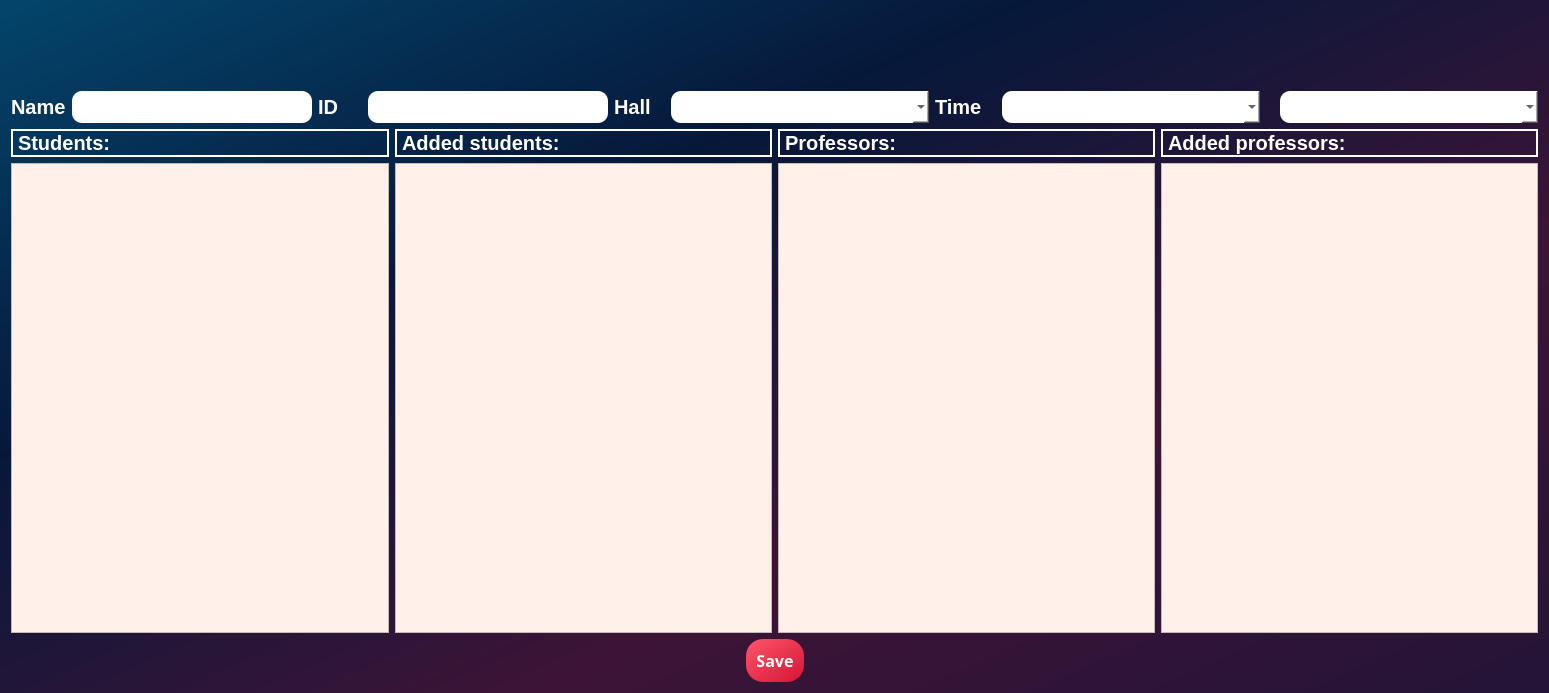
<?xml version="1.0" encoding="UTF-8"?>
<ui version="4.0">
 <class>CourseEditPage</class>
 <widget class="QDialog" name="CourseEditPage">
  <property name="geometry">
   <rect>
    <x>0</x>
    <y>0</y>
    <width>1543</width>
    <height>693</height>
   </rect>
  </property>
  <property name="windowTitle">
   <string>Course Edit Page</string>
  </property>
  <property name="styleSheet">
   <string notr="true">/*Copyright (c) DevSec Studio. All rights reserved.

MIT License

Permission is hereby granted, free of charge, to any person obtaining a copy
of this software and associated documentation files (the &quot;Software&quot;), to deal
in the Software without restriction, including without limitation the rights
to use, copy, modify, merge, publish, distribute, sublicense, and/or sell
copies of the Software, and to permit persons to whom the Software is
furnished to do so, subject to the following conditions:

The above copyright notice and this permission notice shall be included in all
copies or substantial portions of the Software.

THE SOFTWARE IS PROVIDED *AS IS*, WITHOUT WARRANTY OF ANY KIND, EXPRESS OR
IMPLIED, INCLUDING BUT NOT LIMITED TO THE WARRANTIES OF MERCHANTABILITY,
FITNESS FOR A PARTICULAR PURPOSE AND NONINFRINGEMENT. IN NO EVENT SHALL THE
AUTHORS OR COPYRIGHT HOLDERS BE LIABLE FOR ANY CLAIM, DAMAGES OR OTHER
LIABILITY, WHETHER IN AN ACTION OF CONTRACT, TORT OR OTHERWISE, ARISING FROM,
OUT OF OR IN CONNECTION WITH THE SOFTWARE OR THE USE OR OTHER DEALINGS IN THE SOFTWARE.
*/

/*-----QWidget-----*/
QWidget
{
	background: qlineargradient(x1:0, y1:0, x2:1, y2:1, stop:0 #04456c, stop:0.33 #06183a, stop:0.67 #3d1437, stop:1 #231437);

	color: #ffffff;
	border-color: #000000;

}


/*-----QLabel-----*/
QLabel
{
	background-color: #292f45;
	color: #b9b9bb;
	border-color: #000000;

}


/*-----QPushButton-----*/
QPushButton
{
	background-color: #f0742f;
	color: #fff;
	font-weight: bold;
	border-style: solid;
	border-width: 1px;
	border-radius: 17px;
	border-color: #f0742f;
	padding: 10px;

}


QPushButton::hover
{
	background-color: #fc7c11;
	color: #ffff;

}


QPushButton::pressed
{
	background-color: #ff6b35;
	color: #fff;

}


/*-----QToolButton-----*/
QToolButton
{
	background-color: #292f45;
	color: #ffffff;
	border-style: solid;
	border-color: #000000;

}


QToolButton::hover
{
	background-color: #fc7c11;
	color: #000000;
	padding: 2px;
	border-radius: 15px;
	border-color: #fc7c11;

}


QToolButton::pressed
{
	background-color: #fc7c11;
	color: #000000;
	border-style: solid;
	border-width: 2px;

}


/*-----QLineEdit-----*/
QLineEdit{
	background-color: rgb(255, 255, 255);
	color: rgb(35, 35, 35);
	font-weight: bold;
	border-style: solid;
	border-width: 2px;
	border-top: 0px;
	border-left: 0px;
	border-right: 0px;
	border-color: #b9b9bb;
	padding: 10px;

}


/*-----QCheckBox-----*/
QCheckBox
{
	background-color: transparent;
	color: #b9b9bb;
	font-weight: bold;

}


QCheckBox::indicator
{
    color: #b1b1b1;
    background-color: #00111d;
    border: 1px solid #f0742f;
    width: 12px;
    height: 12px;

}


QCheckBox::indicator:checked
{
    image:url(&quot;./ressources/check.png&quot;); /*To replace*/
	background-color: #1f2b2b;
    border: 1px solid #f0742f;

}


QCheckBox::indicator:unchecked:hover
{
    border: 1px solid #f0742f;

}


QCheckBox::disabled
{
	color: #656565;

}


QCheckBox::indicator:disabled
{
	background-color: #656565;
	color: #656565;
    border: 1px solid #656565;

}
</string>
  </property>
  <layout class="QVBoxLayout" name="verticalLayout_5">
   <item>
    <layout class="QHBoxLayout" name="horizontalLayout_8">
     <item>
      <spacer name="horizontalSpacer">
       <property name="orientation">
        <enum>Qt::Horizontal</enum>
       </property>
       <property name="sizeHint" stdset="0">
        <size>
         <width>40</width>
         <height>20</height>
        </size>
       </property>
      </spacer>
     </item>
     <item>
      <spacer name="horizontalSpacer_2">
       <property name="orientation">
        <enum>Qt::Horizontal</enum>
       </property>
       <property name="sizeHint" stdset="0">
        <size>
         <width>40</width>
         <height>20</height>
        </size>
       </property>
      </spacer>
     </item>
    </layout>
   </item>
   <item>
    <spacer name="horizontalSpacer_5">
     <property name="orientation">
      <enum>Qt::Horizontal</enum>
     </property>
     <property name="sizeHint" stdset="0">
      <size>
       <width>40</width>
       <height>20</height>
      </size>
     </property>
    </spacer>
   </item>
   <item>
    <spacer name="horizontalSpacer_6">
     <property name="orientation">
      <enum>Qt::Horizontal</enum>
     </property>
     <property name="sizeHint" stdset="0">
      <size>
       <width>40</width>
       <height>20</height>
      </size>
     </property>
    </spacer>
   </item>
   <item>
    <spacer name="horizontalSpacer_7">
     <property name="orientation">
      <enum>Qt::Horizontal</enum>
     </property>
     <property name="sizeHint" stdset="0">
      <size>
       <width>40</width>
       <height>20</height>
      </size>
     </property>
    </spacer>
   </item>
   <item>
    <layout class="QHBoxLayout" name="horizontalLayout_5">
     <item>
      <layout class="QHBoxLayout" name="horizontalLayout_9" stretch="0,0">
       <item>
        <widget class="QLabel" name="label_4">
         <property name="font">
          <font>
           <pointsize>-1</pointsize>
           <bold>true</bold>
          </font>
         </property>
         <property name="styleSheet">
          <string notr="true">color:#ffffff;
 font-weight: bold;
background: None;
font-size: 20px;</string>
         </property>
         <property name="frameShape">
          <enum>QFrame::NoFrame</enum>
         </property>
         <property name="text">
          <string>Name</string>
         </property>
        </widget>
       </item>
       <item>
        <widget class="QLineEdit" name="name_LineEdit">
         <property name="styleSheet">
          <string notr="true">  position: relative;
  display: inline-block;
  height: 32px;
  width: 240px;
  margin: 0;
  padding: 0;
  background-color: #fff;
  border: none;
  border-radius: 10px;</string>
         </property>
        </widget>
       </item>
      </layout>
     </item>
     <item>
      <layout class="QHBoxLayout" name="horizontalLayout">
       <property name="spacing">
        <number>30</number>
       </property>
       <item>
        <widget class="QLabel" name="label_19">
         <property name="font">
          <font>
           <pointsize>-1</pointsize>
           <bold>true</bold>
          </font>
         </property>
         <property name="styleSheet">
          <string notr="true">color:#ffffff;
 font-weight: bold;
background: None;
font-size: 20px;</string>
         </property>
         <property name="frameShape">
          <enum>QFrame::NoFrame</enum>
         </property>
         <property name="text">
          <string>ID</string>
         </property>
        </widget>
       </item>
       <item>
        <widget class="QLineEdit" name="ID_LineEdit">
         <property name="styleSheet">
          <string notr="true">  position: relative;
  display: inline-block;
  height: 32px;
  width: 240px;
  margin: 0;
  padding: 0;
  background-color: #fff;
  border: none;
  border-radius: 10px;</string>
         </property>
        </widget>
       </item>
      </layout>
     </item>
     <item>
      <layout class="QHBoxLayout" name="horizontalLayout_3" stretch="0,1">
       <property name="spacing">
        <number>20</number>
       </property>
       <item>
        <widget class="QLabel" name="label_17">
         <property name="font">
          <font>
           <pointsize>-1</pointsize>
           <bold>true</bold>
          </font>
         </property>
         <property name="styleSheet">
          <string notr="true">color:#ffffff;
 font-weight: bold;
background: None;
font-size: 20px;</string>
         </property>
         <property name="frameShape">
          <enum>QFrame::NoFrame</enum>
         </property>
         <property name="text">
          <string>Hall</string>
         </property>
        </widget>
       </item>
       <item>
        <widget class="QComboBox" name="lecHallCBox">
         <property name="sizePolicy">
          <sizepolicy hsizetype="Preferred" vsizetype="Fixed">
           <horstretch>0</horstretch>
           <verstretch>0</verstretch>
          </sizepolicy>
         </property>
         <property name="baseSize">
          <size>
           <width>0</width>
           <height>0</height>
          </size>
         </property>
         <property name="styleSheet">
          <string notr="true">  position: relative;
  display: inline-block;
  height: 32px;
  width: 240px;
  margin: 0;
  padding: 0;
  background-color: #fff;
  border: none;
  border-radius: 10px;
color: #0d0d0d;</string>
         </property>
         <property name="insertPolicy">
          <enum>QComboBox::InsertAlphabetically</enum>
         </property>
        </widget>
       </item>
      </layout>
     </item>
     <item>
      <layout class="QHBoxLayout" name="horizontalLayout_2" stretch="0,1,1">
       <property name="spacing">
        <number>20</number>
       </property>
       <item>
        <widget class="QLabel" name="label_13">
         <property name="font">
          <font>
           <pointsize>-1</pointsize>
           <bold>true</bold>
          </font>
         </property>
         <property name="styleSheet">
          <string notr="true">color:#ffffff;
 font-weight: bold;
background: None;
font-size: 20px;</string>
         </property>
         <property name="frameShape">
          <enum>QFrame::NoFrame</enum>
         </property>
         <property name="text">
          <string>Time</string>
         </property>
        </widget>
       </item>
       <item>
        <widget class="QComboBox" name="dayComboBox">
         <property name="styleSheet">
          <string notr="true">  position: relative;
  display: inline-block;
  height: 32px;
  width: 240px;
  margin: 0;
  padding: 0;
  background-color: #fff;
  border: none;
  border-radius: 10px;
color: #0d0d0d;</string>
         </property>
         <property name="insertPolicy">
          <enum>QComboBox::InsertAlphabetically</enum>
         </property>
        </widget>
       </item>
       <item>
        <widget class="QComboBox" name="timeComboBox">
         <property name="styleSheet">
          <string notr="true">  position: relative;
  display: inline-block;
  height: 32px;
  width: 240px;
  margin: 0;
  padding: 0;
  background-color: #fff;
  border: none;
  border-radius: 10px;
color: #0d0d0d;</string>
         </property>
        </widget>
       </item>
      </layout>
     </item>
    </layout>
   </item>
   <item>
    <layout class="QHBoxLayout" name="horizontalLayout_7">
     <item>
      <layout class="QHBoxLayout" name="horizontalLayout_6">
       <item>
        <layout class="QVBoxLayout" name="verticalLayout_2">
         <item>
          <widget class="QLabel" name="label_7">
           <property name="font">
            <font>
             <pointsize>-1</pointsize>
             <bold>true</bold>
            </font>
           </property>
           <property name="styleSheet">
            <string notr="true">color:#ffffff;
 font-weight: bold;
background: None;
font-size: 20px;
border: 2px solid white;</string>
           </property>
           <property name="frameShape">
            <enum>QFrame::Box</enum>
           </property>
           <property name="text">
            <string>Students:</string>
           </property>
          </widget>
         </item>
         <item>
          <widget class="QTableWidget" name="allStudentsTable">
           <property name="styleSheet">
            <string notr="true">QWidget {
    background-color: rgb(255, 241, 233);
    color: #ffffff;
 font-weight: bold;
}

QHeaderView::section {
    background-color: qlineargradient(spread:pad, x1:0, y1:0, x2:1, y2:1, stop:0 rgba(254, 86, 106, 255), stop:1 rgba(213, 21, 53, 255));
    padding: 4px;
    border: 1px solid #fffff8;
    font-size: 16pt;
}

QTableWidget {
    gridline-color: #fffff8;
    font-size: 14pt;
}

QTableView::item 
{
    font-size: 14pt;
	color: rgb(0, 0, 0);
    font-size: 14pt;
}
</string>
           </property>
           <property name="editTriggers">
            <set>QAbstractItemView::NoEditTriggers</set>
           </property>
           <property name="alternatingRowColors">
            <bool>true</bool>
           </property>
           <property name="selectionMode">
            <enum>QAbstractItemView::SingleSelection</enum>
           </property>
           <property name="selectionBehavior">
            <enum>QAbstractItemView::SelectRows</enum>
           </property>
           <property name="sortingEnabled">
            <bool>true</bool>
           </property>
           <attribute name="horizontalHeaderStretchLastSection">
            <bool>true</bool>
           </attribute>
          </widget>
         </item>
        </layout>
       </item>
       <item>
        <layout class="QVBoxLayout" name="verticalLayout">
         <item>
          <widget class="QLabel" name="label_8">
           <property name="font">
            <font>
             <pointsize>-1</pointsize>
             <bold>true</bold>
            </font>
           </property>
           <property name="styleSheet">
            <string notr="true">color:#ffffff;
 font-weight: bold;
background: None;
font-size: 20px;
border: 2px solid white;</string>
           </property>
           <property name="frameShape">
            <enum>QFrame::Box</enum>
           </property>
           <property name="text">
            <string>Added students:</string>
           </property>
          </widget>
         </item>
         <item>
          <widget class="QTableWidget" name="addedStudentsTable">
           <property name="styleSheet">
            <string notr="true">QWidget {
    background-color: rgb(255, 241, 233);
    color: #ffffff;
 font-weight: bold;
}

QHeaderView::section {
    background-color: qlineargradient(spread:pad, x1:0, y1:0, x2:1, y2:1, stop:0 rgba(254, 86, 106, 255), stop:1 rgba(213, 21, 53, 255));
    padding: 4px;
    border: 1px solid #fffff8;
    font-size: 16pt;
}

QTableWidget {
    gridline-color: #fffff8;
    font-size: 14pt;
}

QTableView::item 
{
    font-size: 14pt;
	color: rgb(0, 0, 0);
    font-size: 14pt;
}
</string>
           </property>
           <property name="editTriggers">
            <set>QAbstractItemView::NoEditTriggers</set>
           </property>
           <property name="alternatingRowColors">
            <bool>true</bool>
           </property>
           <property name="selectionMode">
            <enum>QAbstractItemView::SingleSelection</enum>
           </property>
           <property name="selectionBehavior">
            <enum>QAbstractItemView::SelectRows</enum>
           </property>
           <property name="sortingEnabled">
            <bool>true</bool>
           </property>
           <attribute name="horizontalHeaderStretchLastSection">
            <bool>true</bool>
           </attribute>
          </widget>
         </item>
        </layout>
       </item>
      </layout>
     </item>
     <item>
      <layout class="QHBoxLayout" name="horizontalLayout_4">
       <item>
        <layout class="QVBoxLayout" name="verticalLayout_4">
         <item>
          <widget class="QLabel" name="label_9">
           <property name="font">
            <font>
             <pointsize>-1</pointsize>
             <bold>true</bold>
            </font>
           </property>
           <property name="styleSheet">
            <string notr="true">color:#ffffff;
 font-weight: bold;
background: None;
font-size: 20px;
border: 2px solid white;</string>
           </property>
           <property name="frameShape">
            <enum>QFrame::Box</enum>
           </property>
           <property name="text">
            <string>Professors:</string>
           </property>
          </widget>
         </item>
         <item>
          <widget class="QTableWidget" name="allProfessorsTable">
           <property name="styleSheet">
            <string notr="true">QWidget {
    background-color: rgb(255, 241, 233);
    color: #ffffff;
 font-weight: bold;
}

QHeaderView::section {
    background-color: qlineargradient(spread:pad, x1:0, y1:0, x2:1, y2:1, stop:0 rgba(254, 86, 106, 255), stop:1 rgba(213, 21, 53, 255));
    padding: 4px;
    border: 1px solid #fffff8;
    font-size: 16pt;
}

QTableWidget {
    gridline-color: #fffff8;
    font-size: 14pt;
}

QTableView::item 
{
    font-size: 14pt;
	color: rgb(0, 0, 0);
    font-size: 14pt;
}
</string>
           </property>
           <property name="editTriggers">
            <set>QAbstractItemView::NoEditTriggers</set>
           </property>
           <property name="alternatingRowColors">
            <bool>true</bool>
           </property>
           <property name="selectionMode">
            <enum>QAbstractItemView::SingleSelection</enum>
           </property>
           <property name="selectionBehavior">
            <enum>QAbstractItemView::SelectRows</enum>
           </property>
           <property name="sortingEnabled">
            <bool>true</bool>
           </property>
           <attribute name="horizontalHeaderStretchLastSection">
            <bool>true</bool>
           </attribute>
          </widget>
         </item>
        </layout>
       </item>
       <item>
        <layout class="QVBoxLayout" name="verticalLayout_3">
         <item>
          <widget class="QLabel" name="label_10">
           <property name="font">
            <font>
             <pointsize>-1</pointsize>
             <bold>true</bold>
            </font>
           </property>
           <property name="styleSheet">
            <string notr="true">color:#ffffff;
 font-weight: bold;
background: None;
font-size: 20px;
border: 2px solid white;</string>
           </property>
           <property name="frameShape">
            <enum>QFrame::Box</enum>
           </property>
           <property name="text">
            <string>Added professors:</string>
           </property>
          </widget>
         </item>
         <item>
          <widget class="QTableWidget" name="addedProfessorsTable">
           <property name="styleSheet">
            <string notr="true">QWidget {
    background-color: rgb(255, 241, 233);
    color: #ffffff;
 font-weight: bold;
}

QHeaderView::section {
    background-color: qlineargradient(spread:pad, x1:0, y1:0, x2:1, y2:1, stop:0 rgba(254, 86, 106, 255), stop:1 rgba(213, 21, 53, 255));
    padding: 4px;
    border: 1px solid #fffff8;
    font-size: 16pt;
}

QTableWidget {
    gridline-color: #fffff8;
    font-size: 14pt;
}

QTableView::item 
{
    font-size: 14pt;
	color: rgb(0, 0, 0);
    font-size: 14pt;
}
</string>
           </property>
           <property name="editTriggers">
            <set>QAbstractItemView::NoEditTriggers</set>
           </property>
           <property name="alternatingRowColors">
            <bool>true</bool>
           </property>
           <property name="selectionMode">
            <enum>QAbstractItemView::SingleSelection</enum>
           </property>
           <property name="selectionBehavior">
            <enum>QAbstractItemView::SelectRows</enum>
           </property>
           <property name="sortingEnabled">
            <bool>true</bool>
           </property>
           <attribute name="horizontalHeaderStretchLastSection">
            <bool>true</bool>
           </attribute>
          </widget>
         </item>
        </layout>
       </item>
      </layout>
     </item>
    </layout>
   </item>
   <item>
    <layout class="QHBoxLayout" name="horizontalLayout_10">
     <item>
      <spacer name="horizontalSpacer_3">
       <property name="orientation">
        <enum>Qt::Horizontal</enum>
       </property>
       <property name="sizeHint" stdset="0">
        <size>
         <width>40</width>
         <height>20</height>
        </size>
       </property>
      </spacer>
     </item>
     <item>
      <widget class="QPushButton" name="SavePushButton">
       <property name="font">
        <font>
         <family>Gilroy</family>
         <pointsize>12</pointsize>
         <bold>true</bold>
        </font>
       </property>
       <property name="styleSheet">
        <string notr="true">background: qlineargradient(spread:pad, x1:0, y1:0, x2:1, y2:1, stop:0 rgba(254, 86, 106, 255), stop:1 rgba(213, 21, 53, 255));
border: none;
font-family: Gilroy,sans-serif;
</string>
       </property>
       <property name="text">
        <string>Save</string>
       </property>
      </widget>
     </item>
     <item>
      <spacer name="horizontalSpacer_4">
       <property name="orientation">
        <enum>Qt::Horizontal</enum>
       </property>
       <property name="sizeHint" stdset="0">
        <size>
         <width>40</width>
         <height>20</height>
        </size>
       </property>
      </spacer>
     </item>
    </layout>
   </item>
  </layout>
 </widget>
 <resources/>
 <connections/>
</ui>
